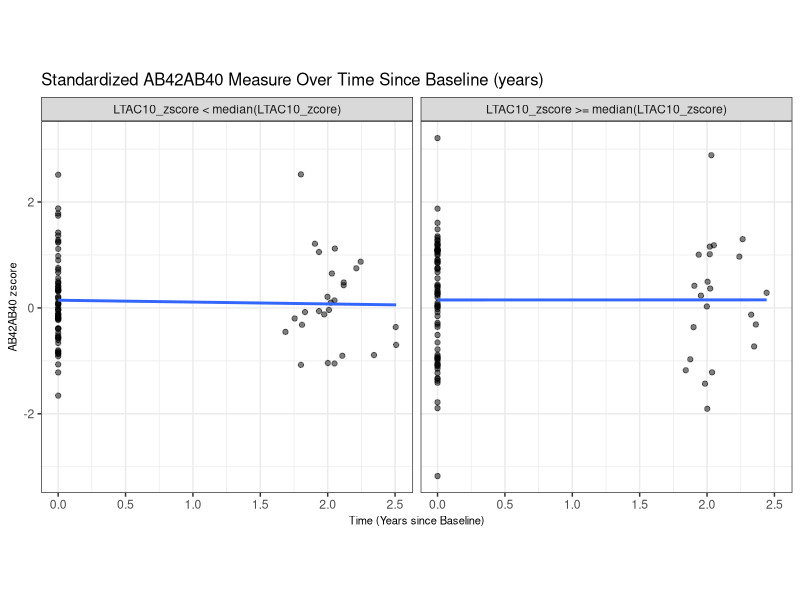

The R script that drew this image:
## ---- chunk 1
knitr::opts_chunk$set(message = FALSE, warning = FALSE, comment = NA,
                      fig.align = "center", fig.height = 6, fig.width = 12)
library(readxl)
library(tidyverse)
library(mice)
library(knitr)
library(here)
library(kableExtra)
library(ggplot2)
library(cowplot)
library(lmerTest) # mixed linear model
## ---- chunk 2
# Load raw data
raw_demo <- read_excel(here("data/BIOCARD_Demographics_2024.08.07_Deidentified.xlsx"), sheet = "BIOCARD_Demographics")
raw_dx <- read_excel(here("data/BIOCARD_DiagnosisData_2024.09.08_Deidentified.xlsx"), sheet = "BIOCARD_DiagnosisData")
raw_act <- read_excel(here("data/actigraphy_data_BIOCARD_8_7_24_from Daniel_Deidentified.xlsx"), sheet = "actigraphy_data_BIOCARD_8_7_24")
raw_gene <- read_excel(here("data/BIOCARD_Genetics_Data_2023.03.28_Deidentified.xlsx"), sheet = "GENETICS_Data")
raw_champs <- read_excel(here("data/BIOCARD_Leisure_Activity_Champs_2023.09.10_other coded_Deidentified.xlsx"), sheet = "BIOCARD_PA_BloodBiomarkers-CHAM")
# NTK often stands for NeuroToolKit. NTK is a set of biomarkers used for neurological and neurodegenerative disease research
raw_ntk <- read_excel(here("data/BIOCARD_NTK Blood biomarkers_08.09.24_JHU only.xlsx"), sheet = "NTK Datafile to Use_JHU only")
raw_vital <- read_excel(here("data/BIOCARD_Vital_Signs_Sensory_2023.04.17_Deidentified.xlsx"), sheet = "BIOCARD_VITAL_SIGNS_SENSORY")
raw_gene_new <- read_excel(here("data/New participants_BIOCARD ApoE Genotypes 2023-2024_Deidentified.xlsx"), sheet = "Sheet1")

# Check missingness
# data %>%
#   summarise(across(everything(), ~ sum(is.na(.))))
# md.pattern(data)
## ---- chunk 3
# Demographics data
# Sex: 1=Male|2=Female
# Educ: years of education, 12=Min|20=Max|99=Unknown|Blank
#   no unknown or missing
# Race: 1=White|2=Black or African American|3=American Indian or Alaska Native|4=Native Hawaiian or Other Pacific Islander|5=Asian|99=Unknown|Blank
#   no 4 or missing
# Sex_F: 1=F|0=M
# Race_White: 1=White|0=Other|99=Missing
data_demo <- raw_demo %>%
  select(SUBJECT_ID, SEX, EDUC, RACE) %>%
  mutate(Sex_F = ifelse(SEX == 2, 1, 0)) %>% 
  mutate(Race_White = case_when(
    RACE == 1 ~ 1,
    RACE %in% c(2,3,4,5) ~ 0,
    TRUE ~ 99
  )) %>%
  select(SUBJECT_ID, Sex_F, Race_White, EDUC) %>%
  mutate(in_demo = 1)
# check data
# data_demo %>% 
#   select(EDUC, Race_White, Sex_F) %>%
#   table()
# data_demo$SUBJECT_ID[duplicated(data_demo$SUBJECT_ID)] 
# length(unique(data_demo$SUBJECT_ID)) 
# 474 subjects

# Diagnosis data
# fup_Dx: 1 if last available (i.e., most recent) ‘DIAGNOSIS’ = MCI or dementia, otherwise 0
data_dx <- raw_dx %>%
  select(SUBJECT_ID, VISITNO, AgeAtVisit, DIAGNOSIS, DECAGE) %>%
  group_by(SUBJECT_ID) %>% 
  mutate(last_visit = ifelse(AgeAtVisit == max(AgeAtVisit), 1, 0)) %>%
  ungroup() %>%
  mutate(fup_Dx = ifelse(DIAGNOSIS %in% c("DEMENTIA", "MCI") & last_visit == 1, 1, 0)) %>%
  mutate(in_dx = 1)
# check data
# table(data_dx$DIAGNOSIS)
# DEMENTIA, IMPAIRED NOT MCI, MCI, NORMAL 
# length(unique(data_dx$SUBJECT_ID))
# 474 subjects

# Blood biomarkers data
data_ntk <- raw_ntk %>%
  select(SUBJECT_ID, VISITNO,
         PTAU181_zscore, AB42AB40_zscore, # AD-specific measures
         NFL_zscore, YKL40_zscore, sTREM2_zscore, GFAP_zscore, # AD non-specific measures
         PTAU181_outlier, AB42AB40_outlier, NFL_outlier, YKL40_outlier, sTREM2_outlier, GFAP_outlier,
         GFAP, NFL, PTAU181, AB42AB40, PTAU181_AB42AB40, sTREM2, YKL40) %>% # outlier indicators for each biomarker measure 
  mutate(in_ntk = 1)
# check data
# length(unique(data_ntk$SUBJECT_ID))
# 266 subjects

# CHAMPS activity questionnaire data
low_freq_vars <- c("B11110a_freq", "B11120a_freq", "B11122a_freq", "B11127a_freq", "B11128a_freq", "B11134a_freq", "B11135a_freq", "B11139a_freq")
high_freq_vars <- c("B11107a_freq", "B11109a_freq", "B11114a_freq", "B11115a_freq", "B11116a_freq", "B11119a_freq", "B11121a_freq", "B11123a_freq", "B11124a_freq", "B11125a_freq", "B11126a_freq", "B11129a_freq", "B11130a_freq", "B11131a_freq", "B11132a_freq", "B11133a_freq", "B11136a_freq", "B11137a_freq", "B11138a_freq", "B11140a_freq")
# Create three continuous variables reflecting each participant’s frequency of engagement in low intensity physical activities, high intensity physical activities, and all physical activities (regardless of level of intensity)
data_champs <- raw_champs %>%
  select(c(SUBJECT_ID, VISITNO, low_freq_vars, high_freq_vars, "B11141a_freq", "B11141s_CAT")) %>%
  mutate(across(all_of(c(low_freq_vars, high_freq_vars, "B11141a_freq")), as.numeric)) %>%  
  mutate(
    LOW_INT_FREQ = rowSums(select(., all_of(low_freq_vars)), na.rm = TRUE) +
                   ifelse(!is.na(B11141s_CAT) & B11141s_CAT == "Physical-low", B11141a_freq, 0),
    HIGH_INT_FREQ = rowSums(select(., all_of(high_freq_vars)), na.rm = TRUE) +
                    ifelse(!is.na(B11141s_CAT) & B11141s_CAT == "Physical-modhi", B11141a_freq, 0),
    ALL_INT_FREQ = LOW_INT_FREQ + HIGH_INT_FREQ
  ) %>%
  select(SUBJECT_ID, VISITNO, LOW_INT_FREQ, HIGH_INT_FREQ, ALL_INT_FREQ) %>%
  mutate(in_champs = 1) %>%
  group_by(SUBJECT_ID) %>% 
  mutate(first_champs_visit = ifelse(VISITNO == min(VISITNO), 1, 0))
# check data
# length(unique(data_champs$SUBJECT_ID))
# 259 subjects

# Actigraphy data
# LTAC10 total average activity counts over the 10 most active hours of the day, averaged across 3 days with valid data
data_act <- raw_act %>%
  select(SUBJECT_ID, VISITNO, LTAC10) %>%
  mutate(in_act = 1) %>%
  group_by(SUBJECT_ID) %>% 
  mutate(first_act_visit = ifelse(VISITNO == min(VISITNO), 1, 0))
# check data
# length(unique(data_act$SUBJECT_ID))
# 240 subjects

# Genetics (APOE genetic status) data
data_gene_new <- raw_gene_new %>%
  filter(!is.na(SUBJECT_ID)) %>%
  mutate(APOECODE = APOECODE/10)

data_gene <- raw_gene %>%
  rbind(data_gene_new) %>%
  mutate(APOE4 = case_when(
      APOECODE %in% c(2.2, 2.3, 3.3) ~ 0,  
      APOECODE %in% c(2.4, 3.4, 4.4) ~ 1,  
      APOECODE == "" | is.na(APOECODE) ~ NA_real_ 
    )) %>%
  mutate(in_gene = 1)
# check data
# length(unique(data_gene$SUBJECT_ID))
# 467 subjects

# Vital signs/ sensory data
data_vital <- raw_vital %>%
  select(SUBJECT_ID, VISITNO, BMI) %>%
  mutate(in_vital = 1)
# check data
# length(unique(data_vital$SUBJECT_ID))
# 394 subjects
## ---- chunk 4
data_act_merged <- data_act %>%
  merge(data_dx, by = c("SUBJECT_ID", "VISITNO"), all = TRUE) %>%
  merge(data_ntk, by = c("SUBJECT_ID", "VISITNO"), all = TRUE) %>%
  merge(data_vital, by = c("SUBJECT_ID", "VISITNO"), all = TRUE) %>%
  merge(data_demo, by = "SUBJECT_ID", all = TRUE) %>%
  merge(data_gene, by = "SUBJECT_ID", all = TRUE) %>%
  arrange(SUBJECT_ID, VISITNO)
# 474 patients

# Identify patients with MCI or Dementia at the first Actigraphy visit
excluded_patients <- data_act_merged %>%
  filter(first_act_visit == 1 & (DIAGNOSIS == "MCI" | DIAGNOSIS == "DEMENTIA")) %>%
  pull(SUBJECT_ID)
# 27 patients

# Include patients in the CHAMPS analysis
data_champs_clean <- read.csv(here("processed-data/CHAMPS_clean_data.csv"), 
                              row.names = 1, check.names = FALSE)

# Include patients with at least one actigraphy assessment
# define Age_Act as a participant’s age at their baseline/first available Actigraphy assessment 
# exclude patients with a diagnosis of MCI or dementia at baseline Actigraphy assessment
data_act_clean <- data_act_merged %>%
  filter(SUBJECT_ID %in% data_champs_clean$SUBJECT_ID) %>%
  group_by(SUBJECT_ID) %>%
  filter(any(in_act == 1)) %>%
  mutate(Age_Act = ifelse(first_act_visit == 1, AgeAtVisit, NA)) %>%
  fill(Age_Act, .direction = "downup") %>%
  filter(!SUBJECT_ID %in% excluded_patients) %>%
  ungroup() 
# length(unique(data_act_clean$SUBJECT_ID))
# 160 patients

# Identify patients without biomarker info 1.5 years around baseline Actigraphy visit
no_ntk_at_baseline_visit <- data_act_clean %>%
  filter(first_act_visit == 1 & is.na(in_ntk)) %>%
  pull(SUBJECT_ID)
# 8 patients don't have biomarker info at the baseline visit
# 1 out of 8 patients are diagnosed with MCI or Dementia at baseline

# biomarker variables
ntk_vars = c("PTAU181_zscore", "AB42AB40_zscore", "NFL_zscore", "YKL40_zscore",
             "sTREM2_zscore", "GFAP_zscore", "PTAU181_outlier", "AB42AB40_outlier",
             "NFL_outlier", "YKL40_outlier", "sTREM2_outlier", "GFAP_outlier", "in_ntk")

ntk_within_window_patients <- data_act_clean %>%
  filter(SUBJECT_ID %in% no_ntk_at_baseline_visit) %>%
  mutate(ntk_within_window = ifelse(
      (abs(AgeAtVisit - Age_Act) <= 1.5) &
      !is.na(in_ntk), 
    1, 0
  )) %>%
  filter(ntk_within_window == 1) %>%
  select(c(SUBJECT_ID, all_of(ntk_vars))) %>%
  group_by(SUBJECT_ID) %>%
  slice_head(n = 1) %>%
  ungroup() %>%
  mutate(first_act_visit = 1)
# 4 patients

data_act_clean <- data_act_clean %>%
  filter(!(SUBJECT_ID %in% no_ntk_at_baseline_visit) | 
           SUBJECT_ID %in% ntk_within_window_patients$SUBJECT_ID) %>%
  # only include visits from baseline forward for each patient
  group_by(SUBJECT_ID) %>%
  mutate(baseline_forward = ifelse(first_act_visit == 1, 1, NA)) %>%
  fill(baseline_forward, .direction = "down") %>%
  filter(baseline_forward == 1) %>%
  # update biomarker info for patients with missing biomarker at baseline
  merge(ntk_within_window_patients, all.x = TRUE, 
        by = c("SUBJECT_ID", "first_act_visit"), suffix = c("_left", "_right")) %>%
   mutate(
    across(
      .cols = ends_with("_left"),  
      .fns = ~ ifelse(!is.na(.), ., get(str_remove(cur_column(), "_left") %>% paste0("_right"))),  
      .names = "{str_remove(.col, '_left')}"  
    )
  )%>%
  select(-ends_with("_left"), -ends_with("_right"))

# length(unique(data_act_clean$SUBJECT_ID))
# 157 patients, 923 visits

zscore_cols <- c("PTAU181_zscore", "AB42AB40_zscore", "NFL_zscore", "YKL40_zscore", "sTREM2_zscore", "GFAP_zscore")
outlier_cols <- c("PTAU181_outlier", "AB42AB40_outlier", "NFL_outlier", "YKL40_outlier", "sTREM2_outlier", "GFAP_outlier")

# Replace z-score values with NA if the corresponding outlier column is 1
data_act_clean <- data_act_clean |> 
    mutate(across(all_of(zscore_cols), 
      ~ ifelse(get(paste0(sub("_zscore", "", cur_column()), "_outlier")) == 1, NA, .)))

# save processed data
write.csv(data_act_clean, here("processed-data/Actigraphy_clean_data.csv"))
## ---- chunk 5
data_act_clean <- data_act_clean %>%
  arrange(SUBJECT_ID, VISITNO)

# only contain baseline info for each patient
data_act_clean_bl <- data_act_clean %>%
  group_by(SUBJECT_ID) %>%
  slice_head(n = 1) %>%
  ungroup()

# only contain complete biomarker info for each patient
# calculate follow up time based on complete biomarker info
data_act_clean_ntk <- data_act_clean %>%
  filter(in_ntk == 1) %>%
  group_by(SUBJECT_ID) %>%
  mutate(follow_up_time = max(AgeAtVisit) - Age_Act) %>%
  fill(follow_up_time, .direction = "downup") %>%
  mutate(n_ntk = n()) %>%
  slice_head(n = 1) %>%
  ungroup()

data_champs_clean <- data_champs_clean %>%
  arrange(SUBJECT_ID, VISITNO)

# only contain baseline info for each patient
data_champs_clean_bl <- data_champs_clean %>%
  group_by(SUBJECT_ID) %>%
  slice_head(n = 1) %>%
  ungroup()

# add champs data to actigraphy data on a patient level
data_act_clean_champs <- data_act_clean_bl %>%
  select(c(SUBJECT_ID, Age_Act)) %>%
  left_join(select(data_champs_clean_bl, SUBJECT_ID, Age_CHAMPS), by = "SUBJECT_ID") %>%
  mutate(Age_diff = Age_CHAMPS-Age_Act)

mean_time <- data_act_clean |>
      group_by(SUBJECT_ID) %>%
  mutate(cutoff_visit = ifelse(first_act_visit == 0, VISITNO, NA)) %>%
  fill(cutoff_visit, .direction = "down") %>% 
  filter(is.na(cutoff_visit) | VISITNO <= cutoff_visit) %>%
  select(-cutoff_visit) %>% 
  ungroup() %>%
  filter(AgeAtVisit >= Age_Act)

summary_stats <- data.frame(
  # Total number of participants
  N = nrow(data_act_clean_bl),

  # Number with a diagnosis of MCI or dementia at last visit
  N_with_MCI_dementia = sum(data_act_clean_bl$fup_Dx == 1, na.rm = TRUE),
  
  # Number of participants with 'Subject_ID' ≥ 400
  N_participants_400 = sum(data_act_clean_bl$SUBJECT_ID >= 400, na.rm = TRUE),
  
  # Mean (SD) Age_Act
  Mean_Age_Act = sprintf("%.2f (%.2f)", mean(data_act_clean_bl$Age_Act, na.rm = TRUE), sd(data_act_clean_bl$Age_Act, na.rm = TRUE)),
  
  # Range of Age_Act
  Range_Age_Act = sprintf("(%.2f, %.2f)", min(data_act_clean_bl$Age_Act, na.rm = TRUE), max(data_act_clean_bl$Age_Act, na.rm = TRUE)),
  
  # N (%) female sex
  N_female = sum(data_act_clean_bl$Sex_F == 1, na.rm = TRUE),
  Percent_female = sprintf("%.2f%%", (sum(data_act_clean_bl$Sex_F == 1, na.rm = TRUE) / nrow(data_act_clean_bl)) * 100),
  
  # Mean (SD) years of education
  Mean_EDUC = sprintf("%.2f (%.2f)", mean(data_act_clean_bl$EDUC, na.rm = TRUE), sd(data_act_clean_bl$EDUC, na.rm = TRUE)),
  
  # N (%) White race
  N_white = sum(data_act_clean_bl$Race_White == 1, na.rm = TRUE),
  Percent_white = sprintf("%.2f%%", (sum(data_act_clean_bl$Race_White == 1, na.rm = TRUE) / nrow(data_act_clean_bl)) * 100),
  
  # N (%) APOE4 carriers
  N_APOE4 = sum(data_act_clean_bl$APOE4 == 1, na.rm = TRUE),
  Percent_APOE4 = sprintf("%.2f%%", (sum(data_act_clean_bl$APOE4 == 1, na.rm = TRUE) / nrow(data_act_clean_bl)) * 100),
  
  # Mean (SD) years of Age_CHAMPS - Age_Act
  Mean_Age_Diff = sprintf("%.2f (%.2f)", mean(data_act_clean_champs$Age_diff, na.rm = TRUE), sd(data_act_clean_champs$Age_diff, na.rm = TRUE)),
  
  # Range of years of Age_CHAMPS - Age_Act
  Range_Age_Diff = sprintf("(%.2f, %.2f)", min(data_act_clean_champs$Age_diff, na.rm = TRUE), max(data_act_clean_champs$Age_diff, na.rm = TRUE)),
  
  # Mean (SD) years of follow-up
  Mean_Followup = sprintf("%.2f (%.2f)", mean(data_act_clean_ntk$follow_up_time, na.rm = TRUE), sd(data_act_clean_ntk$follow_up_time, na.rm = TRUE)),
  
  # Range of years of follow-up
  Range_Followup = sprintf("(%.2f, %.2f)", min(data_act_clean_ntk$follow_up_time, na.rm = TRUE), max(data_act_clean_ntk$follow_up_time, na.rm = TRUE)),
  
  # Mean (SD) number of blood biomarker measures
  Mean_Biomarkers = sprintf("%.2f (%.2f)", mean(data_act_clean_ntk$n_ntk, na.rm = TRUE), sd(data_act_clean_ntk$n_ntk, na.rm = TRUE)),
  
  # Range of number of blood biomarker measures
  Range_Biomarkers = sprintf("(%.2f, %.2f)", min(data_act_clean_ntk$n_ntk, na.rm = TRUE), max(data_act_clean_ntk$n_ntk, na.rm = TRUE)),
  
  # Mean (SD) time (in years) 
  Mean_Time = sprintf("%.2f (%.2f)", mean(mean_time$AgeAtVisit - mean_time$Age_Act, na.rm = TRUE), sd(mean_time$AgeAtVisit - mean_time$Age_Act, na.rm = TRUE)),
  
  # Mean Range (min, max) time (in years) 
  Range_Time = sprintf("(%.2f, %.2f)", min(mean_time$AgeAtVisit - mean_time$Age_Act, na.rm = TRUE), max(mean_time$AgeAtVisit - mean_time$Age_Act, na.rm = TRUE)),
  
  # Mean (SD) LTAC
  Mean_LTAC = sprintf("%.2f (%.2f)", mean(data_act_clean$LTAC10, na.rm = TRUE), sd(data_act_clean$LTAC10, na.rm = TRUE)),
  
  # Mean (SD) BMI
  Mean_BMI = sprintf("%.2f (%.2f)", mean(data_act_clean$BMI, na.rm = TRUE), sd(data_act_clean$BMI, na.rm = TRUE)),
  
  # Mean (SD) GFAP at baseline CHAMPS
  Mean_GFAP = sprintf("%.2f (%.2f)", mean(data_act_clean_bl[data_act_clean_bl$GFAP_outlier==0,]$GFAP, na.rm = TRUE), sd(data_act_clean_bl[data_act_clean_bl$GFAP_outlier==0,]$GFAP, na.rm = TRUE)),
  
  # Mean (SD) NFL at baseline CHAMPS
  Mean_NFL = sprintf("%.2f (%.2f)", mean(data_act_clean_bl[data_act_clean_bl$NFL_outlier==0,]$NFL, na.rm = TRUE), sd(data_act_clean_bl[data_act_clean_bl$NFL_outlier==0,]$NFL, na.rm = TRUE)),
  
  # Mean (SD) PTAU181 at baseline CHAMPS
  Mean_PTAU181 = sprintf("%.2f (%.2f)", mean(data_act_clean_bl[data_act_clean_bl$PTAU181_outlier==0,]$PTAU181, na.rm = TRUE), sd(data_act_clean_bl[data_act_clean_bl$PTAU181_outlier==0,]$PTAU181, na.rm = TRUE)),
  
  # Mean (SD) AB42AB40 at baseline CHAMPS
  Mean_AB42AB40 = sprintf("%.2f (%.2f)", mean(data_act_clean_bl[data_act_clean_bl$AB42AB40_outlier==0,]$AB42AB40, na.rm = TRUE), sd(data_act_clean_bl[data_act_clean_bl$AB42AB40_outlier==0,]$AB42AB40, na.rm = TRUE)),
  
  # Mean (SD) PTAU181_AB42AB40 at baseline CHAMPS
  Mean_PTAU181_AB42AB40 = sprintf("%.2f (%.2f)", mean(data_act_clean_bl[data_act_clean_bl$AB42AB40_outlier==0 & data_act_clean_bl$PTAU181_outlier==0,]$PTAU181_AB42AB40, na.rm = TRUE), sd(data_act_clean_bl[data_act_clean_bl$AB42AB40_outlier==0 & data_act_clean_bl$PTAU181_outlier==0,]$PTAU181_AB42AB40, na.rm = TRUE)),
  
  # Mean (SD) sTREM2 at baseline CHAMPS
  Mean_sTREM2 = sprintf("%.2f (%.2f)", mean(data_act_clean_bl[data_act_clean_bl$sTREM2_outlier==0,]$sTREM2, na.rm = TRUE), sd(data_act_clean_bl[data_act_clean_bl$sTREM2_outlier==0,]$sTREM2, na.rm = TRUE)),
  
  # Mean (SD) YKL40 at baseline CHAMPS
  Mean_YKL40 = sprintf("%.2f (%.2f)", mean(data_act_clean_bl[data_act_clean_bl$YKL40_outlier==0,]$YKL40, na.rm = TRUE), sd(data_act_clean_bl[data_act_clean_bl$YKL40_outlier==0,]$YKL40, na.rm = TRUE))
)
## ---- chunk 6
summary_stats <- as.data.frame(t(summary_stats))
summary_stats$Variable = c("N", 
                           "N with a diagnosis of MCI or dementia at last visit (‘fup_Dx’ = 1)",
                           "N participants with ‘Subject_ID’ ≥ 400 *",
                           "Mean (SD) Age_Act", "Range (min, max) Age_Act", 
                           "N female sex (‘Sex_F’ = 1)", 
                           "% female sex (‘Sex_F’ = 1)", 
                           "Mean (SD) years of education (‘EDUC’) ",
                           "N White race (‘Race_White’ = 1)", 
                           "% White race (‘Race_White’ = 1)", 
                           "N APOE4 carriers (‘APOE4’ = 1)",
                           "% APOE4 carriers (‘APOE4’ = 1)",
                           "Mean (SD) years between Age_CHAMPS and Age_Act", 
                           "Range (min, max) years between Age_CHAMPS and Age_Act", 
                           "Mean (SD) years of follow-up (baseline actigraphy to last blood biomarker measure)",
                           "Range (min, max) years of follow-up (baseline actigraphy to last blood biomarker measure)", 
                           "Mean (SD) number of blood biomarker measures over time", 
                           "Range (min, max) number of blood biomarker measures over time",
                           "Mean (SD) time (in years) between baseline actigraphy and associated baseline blood biomarker measure",
                           "Range (min, max) time (in years) between baseline actigraphy and associated baseline blood biomarker measure", 
                           "Mean (SD) LTAC10", 
                           "Mean (SD) BMI", 
                           "Mean (SD) GFAP at baseline actigraphy", 
                           "Mean (SD) NFL at baseline actigraphy", 
                           "Mean (SD) PTAU181 at baseline actigraphy", 
                           "Mean (SD) AB42AB40 at baseline actigraphy", 
                           "Mean (SD) PTAU181_AB42AB40 at baseline actigraphy", 
                           "Mean (SD) sTREM2 at baseline actigraphy", 
                           "Mean (SD) YKL40 at baseline actigraphy"
)
colnames(summary_stats) = c("Participants in analyses", "")

summary_stats %>%
  kable(caption = "Descriptive Statistics for Participants Included in the Actigraphy Analyses")
## ---- chunk 7
data_act_clean_analysis <- data_act_clean |>
  mutate(VISITNO = as.numeric(VISITNO)) |>
  mutate(time = AgeAtVisit - Age_Act) |>
  select(-ends_with("_outlier")) |>
  filter(!if_all(ends_with("_zscore"), is.na)) |>
  select(SUBJECT_ID, VISITNO, DIAGNOSIS, LTAC10, Age_Act, AgeAtVisit, 
         Sex_F, APOE4, BMI, time, PTAU181_zscore, AB42AB40_zscore, 
         NFL_zscore, YKL40_zscore, sTREM2_zscore, GFAP_zscore) |>
  mutate(Sex_F = factor(Sex_F, levels = c(0,1)), 
         APOE4 = factor(APOE4, levels = c(0,1))) |>
  mutate(
        LTAC10_z = (LTAC10 - mean(LTAC10, na.rm = TRUE)) / sd(LTAC10, na.rm = TRUE),
        Age_Act_z = (Age_Act - mean(Age_Act, na.rm = TRUE)) / sd(Age_Act, na.rm = TRUE),
        BMI_z = (BMI - mean(BMI, na.rm = TRUE)) / sd(BMI, na.rm = TRUE)
    ) |>
  left_join(data_champs_clean[, c('SUBJECT_ID','VISITNO', "LOW_INT_FREQ", "HIGH_INT_FREQ","ALL_INT_FREQ")], 
            by = c('SUBJECT_ID','VISITNO')) |>
  mutate(LOW_INT_FREQ_z = (LOW_INT_FREQ - mean(LOW_INT_FREQ, na.rm = TRUE)) / sd(LOW_INT_FREQ, na.rm = TRUE),
        HIGH_INT_FREQ_z = (HIGH_INT_FREQ - mean(HIGH_INT_FREQ, na.rm = TRUE)) / sd(HIGH_INT_FREQ, na.rm = TRUE),
        ALL_INT_FREQ_z = (ALL_INT_FREQ - mean(ALL_INT_FREQ, na.rm = TRUE)) / sd(ALL_INT_FREQ, na.rm = TRUE))
## ---- chunk 8
write.csv(data_act_clean_analysis, here("processed-data/Actigraphy_clean_data.csv"))
## ---- chunk 9
AB42AB40_act_data <- data_act_clean_analysis |>
  select(-c(PTAU181_zscore, NFL_zscore, YKL40_zscore, sTREM2_zscore, GFAP_zscore)) |>
  filter(!is.na(AB42AB40_zscore))

AB42AB40_act_model <- lmer(AB42AB40_zscore ~ 
    LTAC10_z + Age_Act_z + Sex_F + APOE4 + BMI_z + time + (1 | SUBJECT_ID) +
    LTAC10_z:time,
    data = AB42AB40_act_data, 
    control = lmerControl(optimizer = "bobyqa"))

summary(AB42AB40_act_model)
## ---- chunk 10
AB42AB40_act_data_plot <- AB42AB40_act_data |> 
  mutate(LTAC10_group = ifelse(LTAC10_z >= median(LTAC10_z, na.rm = TRUE), 
        "LTAC10_zscore >= median(LTAC10_zscore)", "LTAC10_zscore < median(LTAC10_zcore)")) |>
  filter(if_all(ends_with("_FREQ"), ~ !is.na(.))) |>
  filter(!is.na(LTAC10_z))

p1 <- ggplot(AB42AB40_act_data_plot, aes(x = time, y = AB42AB40_zscore)) +
  geom_point(alpha = 0.5) +
  geom_smooth(method = "lm", se = FALSE) +
  facet_wrap(~ LTAC10_group) + 
  labs(title = "Standardized AB42AB40 Measure Over Time Since Baseline (years)",
       x = "Time (Years since Baseline)",
       y = "AB42AB40 zscore") +
  theme_bw() +
  theme(aspect.ratio = 1,
      title = element_text(size = 10),
      axis.title.x = element_text(size = 8),
      axis.title.y = element_text(size = 8))

p1
## ---- chunk 11
PTAU181_act_data <- data_act_clean_analysis |>
  select(-c(AB42AB40_zscore, YKL40_zscore, NFL_zscore, sTREM2_zscore, GFAP_zscore)) |>
  filter(!is.na(PTAU181_zscore))

PTAU181_act_model <- lmer(PTAU181_zscore ~ 
    LTAC10_z + Age_Act_z + Sex_F + APOE4 + BMI_z + time + (1 | SUBJECT_ID) +
    LTAC10_z:time,
    data = PTAU181_act_data, 
    control = lmerControl(optimizer = "bobyqa"))

summary(PTAU181_act_model)
## ---- chunk 12
NFL_act_data <- data_act_clean_analysis |>
  select(-c(PTAU181_zscore, AB42AB40_zscore, YKL40_zscore, sTREM2_zscore, GFAP_zscore)) |>
  filter(!is.na(NFL_zscore))

NFL_act_model <- lmer(NFL_zscore ~ 
    LTAC10_z + Age_Act_z + Sex_F + APOE4 + BMI_z + time + (1 | SUBJECT_ID) +
    LTAC10_z:time,
    data = NFL_act_data, 
    control = lmerControl(optimizer = "bobyqa"))

summary(NFL_act_model)
## ---- chunk 13
YKL40_act_data <- data_act_clean_analysis |>
  select(-c(PTAU181_zscore, AB42AB40_zscore, NFL_zscore, sTREM2_zscore, GFAP_zscore)) |>
  filter(!is.na(YKL40_zscore))

YKL40_act_model <- lmer(YKL40_zscore ~ 
    LTAC10_z + Age_Act_z + Sex_F + APOE4 + BMI_z + time + (1 | SUBJECT_ID) +
    LTAC10_z:time,
    data = YKL40_act_data, 
    control = lmerControl(optimizer = "bobyqa"))

summary(YKL40_act_model)
## ---- chunk 14
sTREM2_act_data <- data_act_clean_analysis |>
  select(-c(PTAU181_zscore, AB42AB40_zscore, YKL40_zscore, NFL_zscore, GFAP_zscore)) |>
  filter(!is.na(sTREM2_zscore))

sTREM2_act_model <- lmer(sTREM2_zscore ~ 
    LTAC10_z + Age_Act_z + Sex_F + APOE4 + BMI_z + time + (1 | SUBJECT_ID) +
    LTAC10_z:time,
    data = sTREM2_act_data, 
    control = lmerControl(optimizer = "bobyqa"))

summary(sTREM2_act_model)
## ---- chunk 15
GFAP_act_data <- data_act_clean_analysis |>
  select(-c(PTAU181_zscore, AB42AB40_zscore, YKL40_zscore, NFL_zscore, sTREM2_zscore)) |>
  filter(!is.na(GFAP_zscore))

GFAP_act_model <- lmer(GFAP_zscore ~ 
    LTAC10_z + Age_Act_z + Sex_F + APOE4 + BMI_z + time + (1 | SUBJECT_ID) +
    LTAC10_z:time,
    data = GFAP_act_data, 
    control = lmerControl(optimizer = "bobyqa"))

summary(GFAP_act_model)
